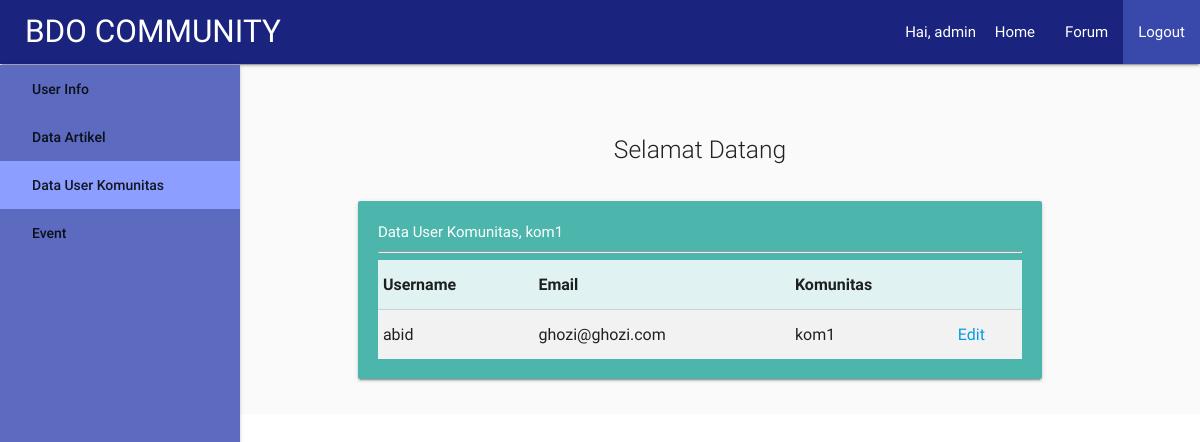
The page /dashboard/hi_datauserkomunitas.php (signed in) on the database its author committed.
### tables this page shows
CREATE TABLE IF NOT EXISTS `table_user` (
  `username` varchar(30) NOT NULL,
  `password` varchar(30) NOT NULL,
  `email` varchar(120) NOT NULL,
  `idKomunitas` varchar(10) NOT NULL,
  `role` int(3) NOT NULL
);

### proses/proses_cekSession.php (called while the page is built, shortened)
<?php
if(!isset($_SESSION['session_user'])){
  header('Location: ../index.php');
}else{
  $user = $_SESSION['session_user'];
  $komunitas = $_SESSION['session_komunitas'];
}
?>

### dashboard/hi_datauserkomunitas.php (the view, shortened to what this page needs)
<?php
include("../proses/proses_cekSession.php");
include("../proses/proses_koneksi.php");
if($role == 1){
  $r = "Super Admin";
  $query = "SELECT * FROM table_user WHERE role = 3";
  $result = mysqli_query($conn,$query);
}else if($role == 2){
  $query = "SELECT * FROM table_user WHERE idKomunitas = '$komunitas' AND role = 3";
  $result = mysqli_query($conn,$query);
}else{
  header('Location: ../index.php');
}
?>
<html>
<head>
  <link href="../css/materialize.css" rel="stylesheet">
  <link href="../css/style.css" rel="stylesheet">
</head>
<body>
  <div class="navbar-fixed">
    <nav >
      <div class="nav-wrapper indigo darken-4" >
        <a href="#" class="brand-logo" style="margin-left:25px;">BDO COMMUNITY</a>
        <ul id="nav-mobile" class="right hide-on-med-and-down">
          <li>Hai, <?php echo $user; ?>&nbsp;</li>
          <li><a href="../">Home</a></li>
          <li><a href="#">Forum</a></li>
          <li><a class="indigo darken-1" href="../proses/proses_logOut.php">Logout</a></li>
        </ul>
      </div>
    </nav>
  </div>
  <div class="row">
    <header class="col s2">
      <ul style="width:240px; margin-top:65px;" class="side-nav fixed indigo lighten-1">
        <a href="hi_index.php">User Info</a></li>
        <a href="hi_dataartikel.php">Data Artikel</a></li>
        <a href="#" class="indigo accent-1">Data User Komunitas</a></li>
        <a href="hi_dataevent.php">Event</a></li>
      </ul>
    </header>
    <div class="col s10 grey lighten-5">
      <div class="section no-pad-bot grey lighten-5" id="index-banner">
        <div class="container">
          <br><br>
          <div class="row center">
            <h5 class="header col s12 light">
              Selamat Datang
            </h5>
          </div>
          <div class="row">
            <div class="col s12">
              <div class="card-panel teal lighten-2 s12 white-text" style="padding:20px;">
                <table class="teal lighten-5 highlight striped">
                  Data User Komunitas, <?php echo $komunitas; ?><hr>
                  <thead>
                    <tr>
                      <th>Username</th>
                      <th>Email</th>
                      <th>Komunitas</th>
                      <th></th>
                    </tr>
                  </thead>
                  <tbody>
                    <?php while($row = mysqli_fetch_array($result)){?>
                    <tr>
                      <td><?php echo $row[0]; ?></td>
                      <td><?php echo $row[2]; ?></td>
                      <td><?php echo $row[3]; ?></td>
                      <td><a href = "hi_editUser.php?user=<?php echo $row[0]; ?>">Edit</a></td>
                    </tr>
                    <?php } ?>
                  </tbody>
                </table>
              </div>
            </div>
          </div>
        </div>
      </div>
    </div>
  </div>
</body>
</html>

### rows shown on the page
table_user: username "abid", email "ghozi@ghozi.com", idKomunitas "kom1"

### other values the page prints
$user "admin"
